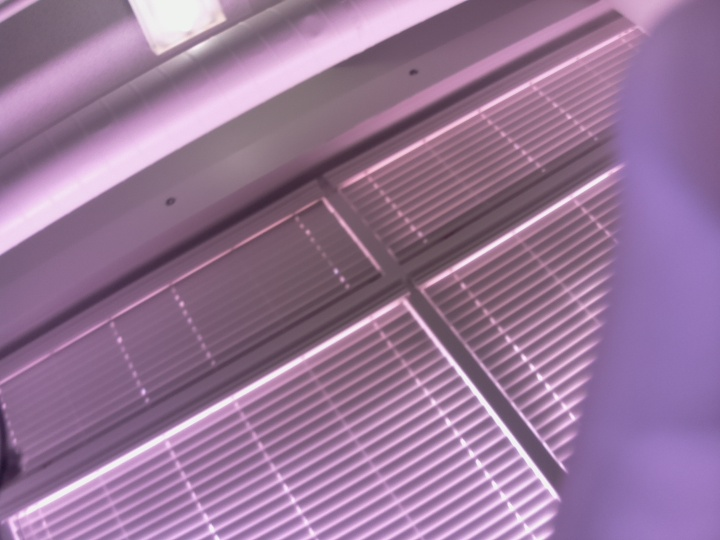
#> input picture Summer2019/Network/vgg16/34image.jpg, 720 x 540 px, found by its file name
$ python crop.py
#> lines starting #> are read from the running program, lines starting #| are printed output that depends on the picture; after the words box and inside, x2 and y2 are one past the last pixel; in counts of white or black regions, pixels touching at a corner belong together
#> in generate_crop, img_o is the input picture: shape (540, 720, 3); mean B, G, R 151.6, 117.9, 150.9
### code/Network/vgg16/Finger_Detection/binary_image.py
import numpy as np
import cv2
from matplotlib import pyplot as plt

def binary_image_r(image_name,thre):
	#img_in = cv2.imread(image_dir)
#> called with thre = 220
	img = cv2.cvtColor(image_name.copy(),cv2.COLOR_BGR2GRAY)
	height,width = img.shape
#> height = 540; width = 720
	retval,mask_img = cv2.threshold(img, thre, 255, cv2.THRESH_BINARY)
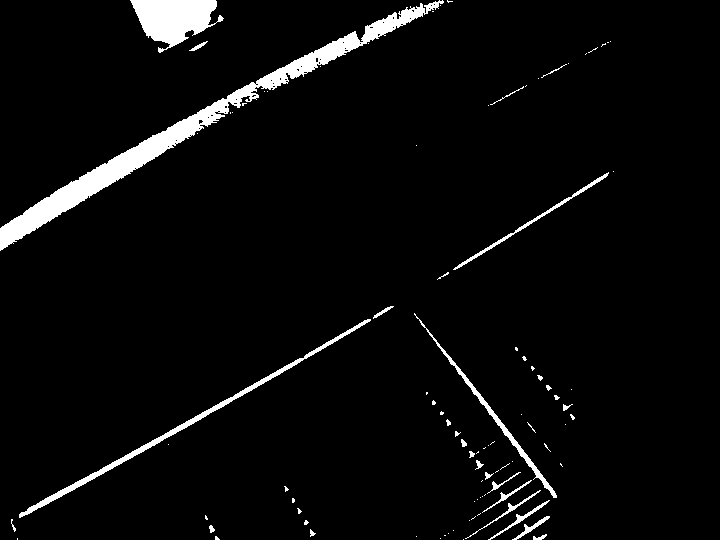
#> mask_img: shape (540, 720); 4.2% white; 94 white regions (67 under 20 px), largest, box (x1, y1, x2, y2) and area: (0, 0, 444, 251) 8312, (130, 0, 224, 53) 2848, (19, 319, 371, 518) 1928
#> retval = 220


	return mask_img

# [15 lines that do not run on import are left out]

### code/Network/vgg16/Finger_Detection/crop.py
import numpy as np
import cv2
from matplotlib import pyplot as plt

from binary_image import binary_image_r

def generate_crop(img_dir,thre):
	img_o = cv2.imread(img_dir)
	img = binary_image_r(img_o,thre)

	#img = cv2.cvtColor(img_in.copy(),cv2.COLOR_BGR2GRAY)
	height,width = img.shape
#> height = 540; width = 720
	#print(width-9)
	all_ct_pt =[]
	slope = []


	white_areas=[]
	start_point = 8
	current_point = 8
	white_thr = 230
	black_thr = 10
	for pixel in range(4,width-4,4):
		#print((pixel,img[height-1,pixel]))
		if img[height-1,pixel] >white_thr:
			if img[height-1, pixel - 4] < black_thr :
				start_point = pixel
			elif img[height-1, pixel - 4] >white_thr or img[height-1, pixel + 4] > white_thr:
				current_point = pixel
			if pixel > width -9:

				current_point = pixel
				white_areas.append((start_point,current_point))
		elif img[height-1,pixel] == 0:
			if img[height-1, pixel - 4] >white_thr and start_point < current_point:
				white_areas.append((start_point,current_point))
#> after the loop, white_areas = [(512, 516), (536, 540)]
	#print('White areas: ',white_areas)
	if white_areas ==[]:
		return img_o,img
	else:


		max_dif = 0
		for item in white_areas:
			if item[1] - item[0] > max_dif:
				max_dif = item[1] - item[0]
				mid_point = int(np.mean(item))
#> this loop made 2 passes
#> (item, max_dif, mid_point) on pass 1: ((512, 516), 4, 514)
#> after the loop, max_dif = 4; mid_point = 514
		#print(max_dif)
		if max_dif > width // 3:
			#print('Cropping!')
			img_o = img_o[:height*75//100,:]
			img = binary_image_r(img_o,thre)

			#img = cv2.cvtColor(img_in.copy(),cv2.COLOR_BGR2GRAY)
			height,width = img.shape
			all_ct_pt =[]
			slope = []


			white_areas=[]
			start_point = 8
			current_point = 8
			white_thr = 240
			black_thr = 10
			for pixel in range(4,width-4,4):
				#print((pixel,img[height-1,pixel]))
				if img[height-1,pixel] > white_thr:
					if img[height-1, pixel - 4] < black_thr :
						start_point = pixel
					elif img[height-1, pixel - 4] >white_thr or img[height-1, pixel + 4] > white_thr:
						current_point = pixel
					elif pixel > width -9:
						current_point = pixel
						white_areas.append((start_point,current_point))
				elif img[height-1,pixel] == 0:
					if img[height-1, pixel - 4] >white_thr and start_point < current_point:
						white_areas.append((start_point,current_point))

			max_dif = 0
			for item in white_areas:
				if item[1] - item[0] > max_dif:
					max_dif = item[1] - item[0]
					mid_point = int(np.mean(item))

		bottom_mid = mid_point
#> bottom_mid = 514
		to_crop_v = 0

		for line in range(height-1,0,-1):
			#print('Here we are')

			if img[line,mid_point] <10:

				if img[max(0,line-15),mid_point] <10 and img[max(0,line-30),mid_point] <10 and img[max(0,line-15),max(0,mid_point-15)] <10\
				 and img[max(0,line-15),min(width-1,mid_point+15)] <10 and img[max(0,line-30),min(mid_point+30,width-1)] <10:
					to_crop_v = line
					to_crop_width = int(line / float(398) * 532)
					break
				else:
					continue

			for pixel in range(mid_point,width):
				if img[line,pixel] <10 or pixel > width-9:
					rt_most = (line,pixel)
					break
			for pixel in range(mid_point,0,-1):
				if img[line,pixel] <10 or pixel < 9:
					lf_most = (line,pixel)
					break
			#print((lf_most,rt_most))
			mid_point = int(np.mean([lf_most[1],rt_most[1]]))

			#print(lf_most[1])
			#print(rt_most[1])
			if line == height-1:
				base_pt = (line,mid_point)
				all_ct_pt.append(base_pt)
			else:
				if img[line,mid_point] > 10:
					ct_pt = (line,mid_point)
					all_ct_pt.append(ct_pt)
					if ct_pt[1] - base_pt[1] != 0:
						slope.append(float(-(ct_pt[0] - base_pt[0]))/(ct_pt[1] - base_pt[1]))
					else:
						if not slope:
							slope.append(float(-(ct_pt[0] - base_pt[0]))/1)
#> after the loop, all_ct_pt = [(539, 514), (538, 516), (537, 518), (536, 519), (535, 520), (534, 522), (533, 523), (532, 525), (531, 527), (530, 528), (529, 528), (528, 529), (527, 530)]; slope = [0.5, 0.5, 0.6, 0.667, 0.625, 0.667, 0.636, 0.615, 0.643, 0.714, 0.733, 0.75]

				#print(ct_pt)
			#print(base_pt)
		#print(all_ct_pt)
		for item in all_ct_pt:
			img[item[0],item[1]] = 127
			img[item[0],item[1]+1] = 127
			img[item[0],item[1]-1] = 127
			img[item[0],item[1]+2] = 127
			img[item[0],item[1]-2] = 127
#> this loop made 13 passes
#> img: shape (540, 720); 0.02% of pixels changed, all inside (x1, y1, x2, y2) = (512, 527, 533, 540)

		#print((base_pt,ct_pt))
		#print(slope)
		general_k = np.median(slope[-5:])
#> general_k = 0.714


		#print (slope)
		if general_k > 1.73 or general_k < -1.73 or np.isnan(general_k):
			direc = 'Middle'
		elif general_k < 1.73:
			direc = 'Middle'
		elif general_k > - 1.73 :
			direc = 'Left'

		print('General Direction of Finger is: %s with k value: %.2f' %(direc,general_k))
#| General Direction of Finger is: Middle with k value: 0.71


		desired_h_width = int(width * .6)
#> desired_h_width = 432
		#desired_h_width = to_crop_width
		y_value = height - to_crop_v
#> y_value = 15
		#print(general_k)
		if np.isnan(general_k):
			x_value = 0
		else:
			x_value = int(y_value / general_k)
#> x_value = 21

		if general_k > 0:
			critical_x_r = bottom_mid+x_value + int((1+1.0/general_k)/(2+1.0/general_k)*desired_h_width)
#> critical_x_r = 839
			critical_x_l = bottom_mid+x_value - int((1.0)/(2+1.0/general_k)*desired_h_width)
#> critical_x_l = 408
		elif general_k < 0:
			k_replace = abs(general_k)
			critical_x_r = bottom_mid+x_value + int((1.0)/(2+1.0/k_replace)*desired_h_width)
			critical_x_l = bottom_mid+x_value - int((1+1.0/k_replace)/(2+1.0/k_replace)*desired_h_width)

		else:
			critical_x_r = int(bottom_mid+x_value + desired_h_width//2)
			critical_x_l = int(bottom_mid+x_value - desired_h_width//2)
		#print(((bottom_mid+x_value) - max(0,critical_x_l),min(critical_x_r,width-1)-(bottom_mid+x_value)))
		#print((0,to_crop_v),(critical_x_l,critical_x_r))
		#print(img.shape)

		if to_crop_v < height * 2 //3:
			start_v = 0
		else:
			start_v = height * 20 //100
#> start_v = 108
		img_cropped = img_o[start_v:to_crop_v,max(0,critical_x_l):min(critical_x_r,width-1)]
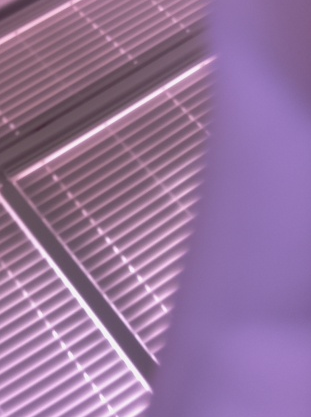
#> img_cropped: shape (417, 311, 3); mean B, G, R 156.6, 115.9, 149.4
		#print(img.shape)
		for line in range(to_crop_v):
			img[line,max([0,critical_x_l])] = 150
			img_o[line,max([0,critical_x_l])] = [0,0,0]
#> img: shape (540, 720); min 0, max 255, mean 10.9
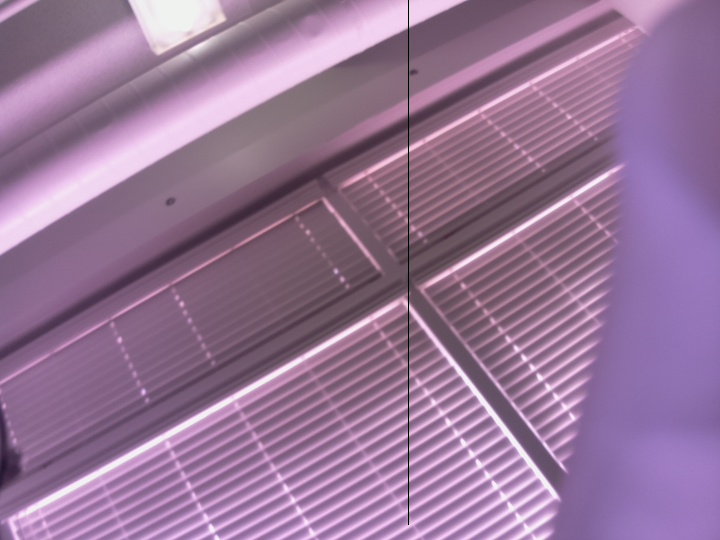
#> img_o: shape (540, 720, 3); 0.14% of pixels changed, all inside (x1, y1, x2, y2) = (408, 0, 409, 525)
		for line in range(to_crop_v):
			img[line,min(critical_x_r,width-1)] = 150
			img_o[line,min(critical_x_r,width-1)] = [0,0,0]
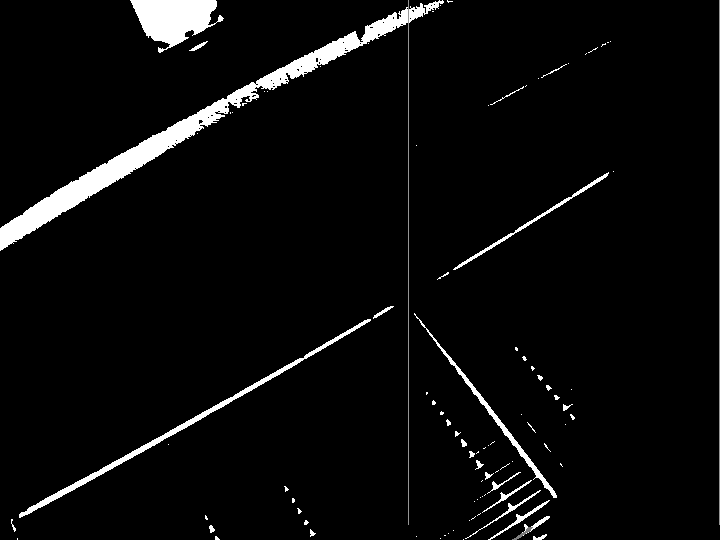
#> img: shape (540, 720); min 0, max 255, mean 11.1
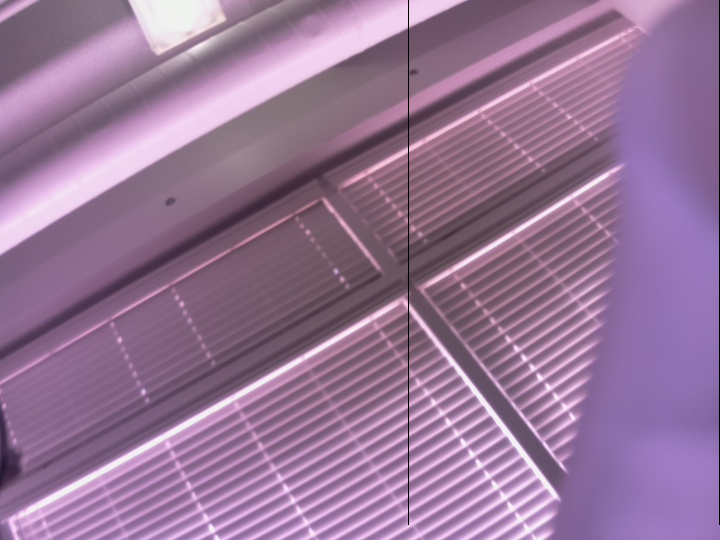
#> img_o: shape (540, 720, 3); 0.14% of pixels changed, all inside (x1, y1, x2, y2) = (719, 0, 720, 525)
		for pixel in range(max([0,critical_x_l]),min([width-1,critical_x_r])):
			img[to_crop_v,pixel] = 150
			img_o[to_crop_v,pixel] = [0,0,0]
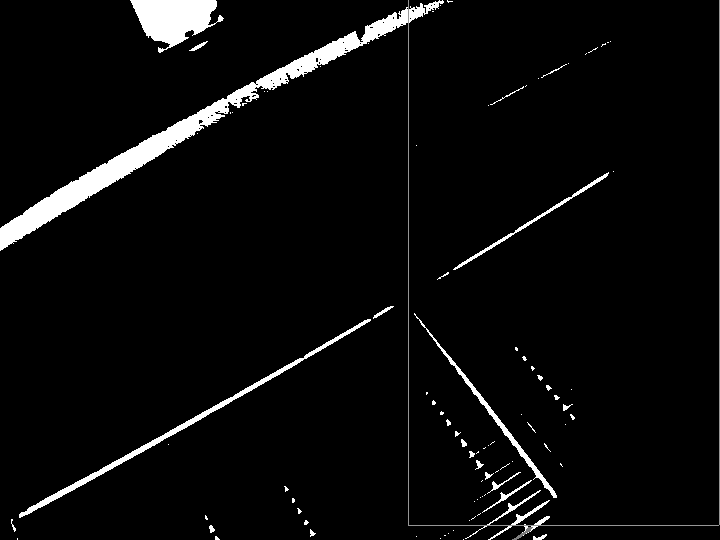
#> img: shape (540, 720); 0.08% of pixels changed, all inside (x1, y1, x2, y2) = (408, 525, 719, 526)
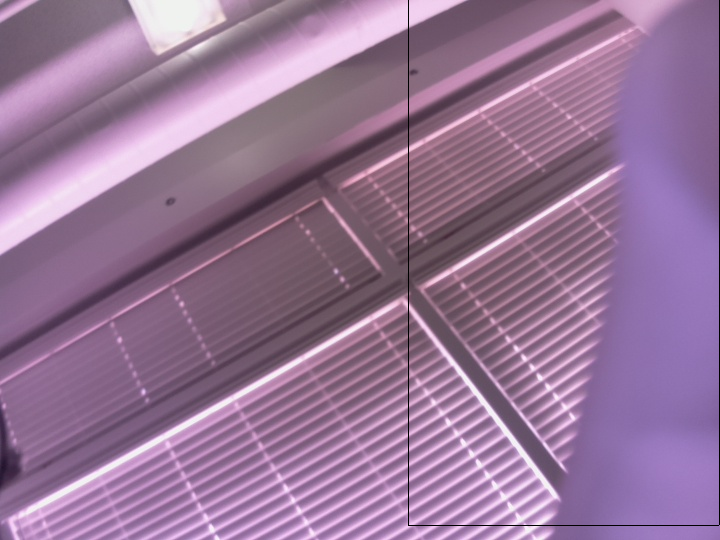
#> img_o: shape (540, 720, 3); 0.08% of pixels changed, all inside (x1, y1, x2, y2) = (408, 525, 719, 526)

		#img_cropped = cv2.resize(img_cropped, (224,224), interpolation = cv2.INTER_AREA)

		#return img_cropped,img_o

	return img_cropped,img
if __name__ == "__main__":
	img,img_bk = generate_crop('34image.jpg',220)
#> img: shape (417, 311, 3)
	cv2.imshow('Cropped Image', img)
	cv2.imshow('Binary Image', img_bk)

	cv2.waitKey(0)
	cv2.destroyAllWindows()

'''
cv2.imshow('Cropped Image',img_cropped)
cv2.imshow('Central Line',img)
cv2.imshow('Position in original image',img_o)
cv2.waitKey(0)
cv2.destroyAllWindows()
'''
